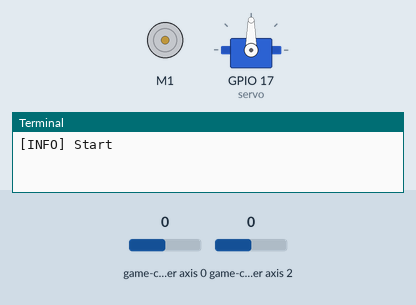
Recording of a program running on a simulated Raspberry Pi (BCM pin numbers). Shown: DC motor (green arrow = forward, orange = backward, longer = faster), servo, the last lines printed to the terminal. The test bench sets the inputs (shaded band); at power-on: game-controller axis 0 0, game-controller axis 2 0. Servo angles are drawn from the pulse width (0.5 ms = 0°, 2.5 ms = 180°).

Above: at 1.2 s.
1.3 s: game-controller axis 0 set to -1
At 2.3 s:
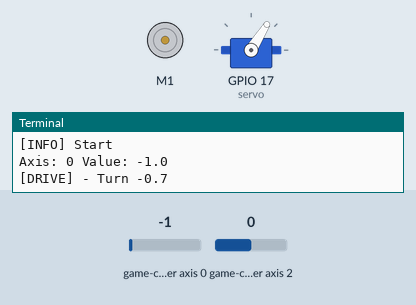
2.8 s: game-controller axis 2 set to -0.5
At 3.5 s:
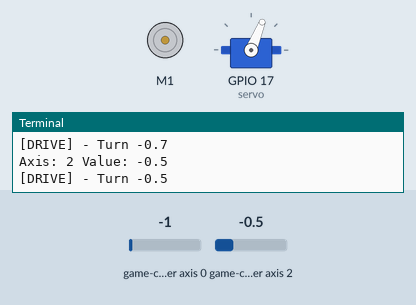
4.3 s: game-controller axis 0 set to 0.5
At 4.6 s:
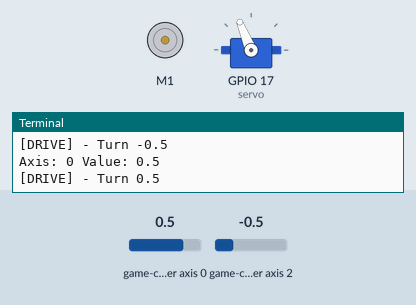
5.8 s: game-controller axis 2 set to 1
At 7.0 s:
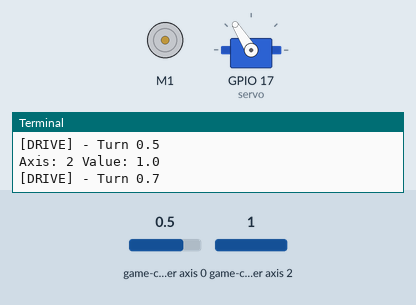
Timing chart, 0 to 8.8 s (numbered marks = the images above; inputs shaded):
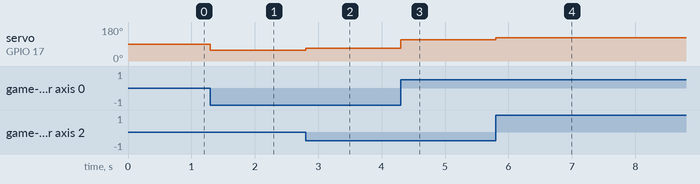

Measured:
- after the input at 1.3 s, servo on GPIO 17 (servo): 90° → 58° at once
- after the input at 2.8 s, servo on GPIO 17 (servo): 58° → 68° at once
- after the input at 4.3 s, servo on GPIO 17 (servo): 68° → 112° at once
- after the input at 5.8 s, servo on GPIO 17 (servo): 112° → 122° at once

The program:

6-rcontrol-gamepad.py
```python
# Импортирование необходимых библиотек
from gpiozero.pins.pigpio import PiGPIOFactory
from gpiozero import Device, Motor, Servo
import time
import os
import pygame

# Настройка параметров подключения драйвера тягового мотора и сервопривода
Device.pin_factory = PiGPIOFactory('127.0.0.1')
motor = Motor(23,24,25,pwm=True)
servo = Servo(17)
# Выставление среднего положения сервопривода и пауза в 1 секунду
servo.mid()
time.sleep(1)

# Инициализация экземпляра объекта и виртуального окна pygame
os.environ["DISPLAY"] = ":0"
pygame.init()
pygame.display.init()

# Инициализация подключённого геймпада
controller = pygame.joystick.Joystick(0)
controller.init()

# Функция коррекции данных оси геймпада для поворота сервопривода
def correct_turn(value, minn, maxx):
    if value > minn or value < -minn:
        if value >= maxx:
            return maxx
        elif value <= -maxx:
            return -maxx
        else:
            return value
    else:
        return 0

print("[INFO] Start")

# Основной цикл программы
run = True
while run:
    # перебор всех событий pygame
    for event in pygame.event.get():
        # если произошло событие изменения оси геймпада, то
        # выполнять реакции на эти изменения
        if event.type == pygame.JOYAXISMOTION:
            print("Axis:", event.axis, "Value:", event.value)
            if event.axis == 5:
                if event.value >= 0.2:
                    motor_speed = event.value/1.5
                    print("[DRIVE] - Backward", motor_speed)
                    motor.backward(speed=motor_speed)
                else:
                    motor.stop()
            elif event.axis == 4:
                if event.value >= 0.2:
                    motor_speed = event.value/1.5
                    print("[DRIVE] - Forward", motor_speed)
                    motor.forward(speed=motor_speed)
                else:
                    motor.stop()
            elif event.axis == 0 or event.axis == 2:
                motor_value = correct_turn(event.value, 0.2, 0.7)
                print("[DRIVE] - Turn", motor_value)
                servo.value = motor_value
        # если произошло событие нажатия кнопки, то
        # выполнить реакции на эти нажатия
        elif event.type == pygame.JOYBUTTONDOWN:
            print("Button:", event.button)
            if event.button == 1:
                print("[INFO] Exit")
                run = False
```
